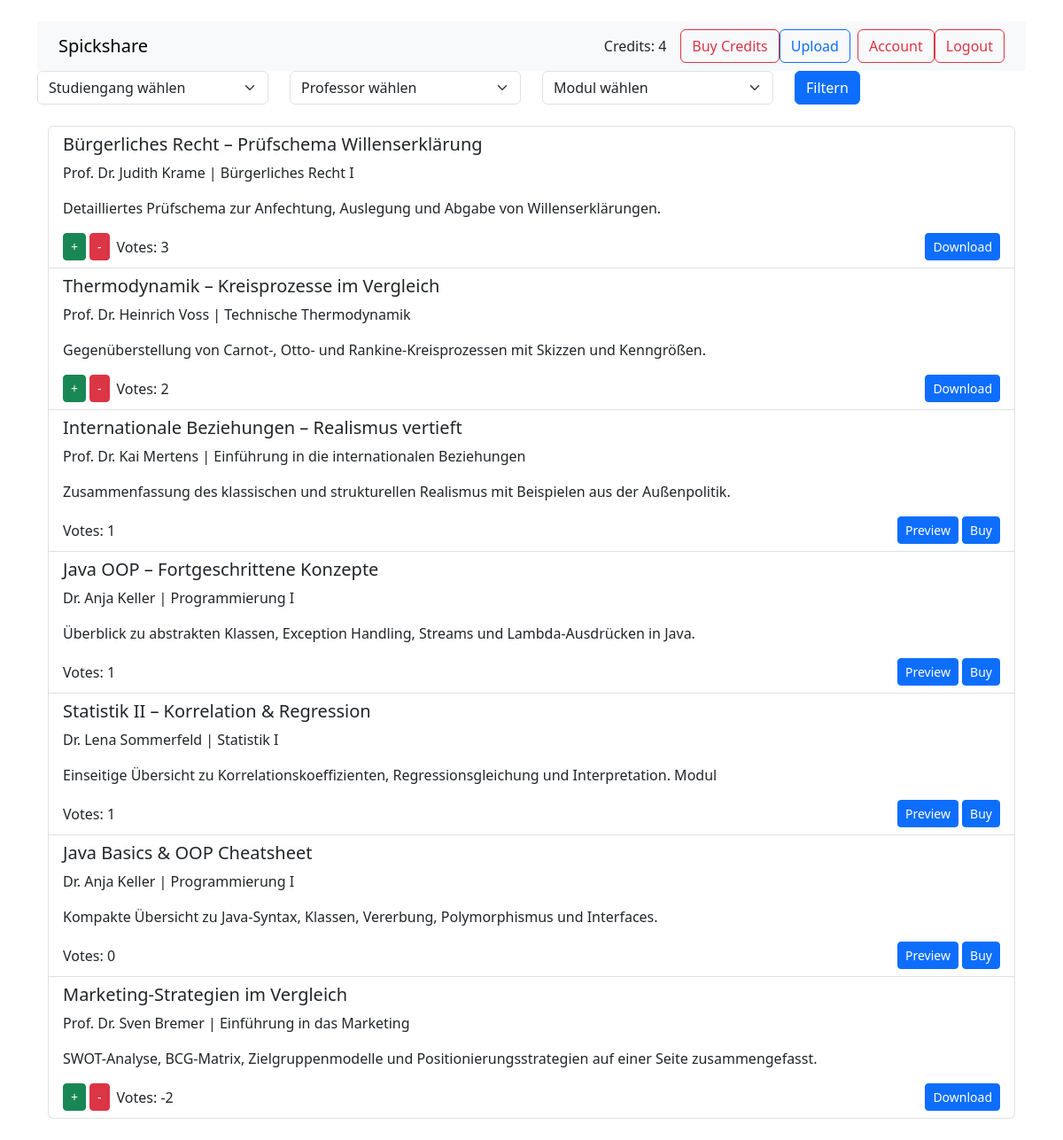
Screenshot of /index/ (signed in) with the database file from the repository.
### models.py (models this page shows)
class User(db.Model, UserMixin):
    id = db.Column(db.Integer, primary_key=True)
    email = db.Column(db.String, unique=True, nullable=False)
    username = db.Column(db.String, unique=True, nullable=False)
    pw = db.Column(db.String, nullable=False)
    credits = db.Column(db.Integer, default=0, nullable=False)
    userart = db.Column(db.String, default="not verified", nullable=False)

class Cheatsheet(db.Model):
    id = db.Column(db.Integer, primary_key=True)
    title = db.Column(db.String, nullable=False)
    description = db.Column(db.String, nullable=False)
    courseOfStudy = db.Column(db.String, nullable=False)
    creditcost = db.Column(db.Integer, default=1, nullable=True)
    pdf_datei = db.Column(db.LargeBinary, nullable=False)
    module = db.Column(db.String, nullable=False)
    professor = db.Column(db.String, nullable=False)
    user_id = db.Column(db.Integer, db.ForeignKey('user.id'), nullable=True)
    votes = db.Column(db.Integer, default=0, nullable=False)
    created_at = db.Column(db.DateTime, default=func.now())

### app.py (the view)
@app.route("/index/")
def index():
    study_filter = request.args.get('study')
    prof_filter = request.args.get('prof')
    module_filter = request.args.get('module')
    query = Cheatsheet.query
    if study_filter:
        query = query.filter_by(courseOfStudy=study_filter)
    if prof_filter:
        query = query.filter_by(professor=prof_filter)
    if module_filter:
        query = query.filter_by(module=module_filter)
    cheatsheets = query.order_by(Cheatsheet.votes.desc()).all()  # https://www.youtube.com/watch?v=0_AoM58PSlA
    all_studies = [r[0] for r in db.session.query(Cheatsheet.courseOfStudy).distinct()]  # r[0] ist erster Wert aus jedem Tupel, for r in... Query, die unterschiedliche Studiengänge liefert
    all_profs = [r[0] for r in db.session.query(Cheatsheet.professor).distinct()]
    all_modules = [r[0] for r in db.session.query(Cheatsheet.module).distinct()]
    return render_template("index.html", cheatsheets=cheatsheets, user=current_user,
                           all_studies=all_studies, all_profs=all_profs, all_modules=all_modules, request=request)  # https://youtu.be/dam0GPOAvVI?t=7011

### app.py (called while the page is built)
@login_manager.user_loader
def load_user(user_id):
    return User.query.get(int(user_id))

def check_user_access(cheatsheet_id):
    if not current_user.is_authenticated:  # Prüfen ob eingeloggt
        return False
    access = UserCheatsheetAccess.query.filter_by(
        user_id=current_user.id,
        cheatsheet_id=cheatsheet_id
    ).first()
    return access is not None

@app.context_processor  # Kontextprozessor um Funktionen im Template verfügbar zu machen https://flask.palletsprojects.com/en/2.3.x/api/#flask.Flask.context_processor
def inject_functions():
    return dict(has_access=check_user_access)

### templates/index.html (shortened to what this page needs)
{% extends "base.html" %}
{% block content %}
  <nav class="navbar navbar-expand-lg navbar-light bg-light px-4">
    <a class="navbar-brand" href="#">Spickshare</a>
    <div class="d-flex ms-auto align-items-center">
      {% if user.is_authenticated %}
        <span class="me-3">Credits: {{ user.credits }}</span>
        <a href="{{ url_for('buy_credits') }}" class="btn btn-outline-danger">Buy Credits</a>
        <form action="{{ url_for('upload') }}" class="me-2">
          <button type="submit" class="btn btn-outline-primary">Upload</button>
        </form>
        <a href="{{ url_for('account') }}" class="btn btn-outline-danger">Account</a>
        <a href="{{ url_for('logout') }}" class="btn btn-outline-danger">Logout</a>
      {% else %}
        <a href="{{ url_for('login') }}" class="btn btn-outline-success me-2">Login</a>
        <a href="{{ url_for('register') }}" class="btn btn-outline-primary">Register</a>
      {% endif %}
    </div>
  </nav>
<form method="get" action="{{ url_for('index') }}" class="mb-4">
  <div class="row">
    <div class="col">
      <select name="study" class="form-select">
        <option value="">Studiengang wählen</option>
      </select>
    </div>
    <div class="col">
      <select name="prof" class="form-select">
        <option value="">Professor wählen</option>
      </select>
    </div>
    <div class="col">
      <select name="module" class="form-select">
        <option value="">Modul wählen</option>
      </select>
    </div>
    <div class="col">
      <button type="submit" class="btn btn-primary">Filtern</button>
    </div>
  </div>
</form>
  <div class="container my-4">
    <ul class="list-group">
      {% for cheatsheet in cheatsheets %}
        <li class="list-group-item">
          <h5>{{ cheatsheet.title }}</h5>
          <p>{{ cheatsheet.professor }} | {{ cheatsheet.module }}</p>
          <p>{{ cheatsheet.description }}</p>
          <div class="d-flex justify-content-between">
            <form action="{{ url_for('vote') }}" method="POST" class="d-flex align-items-center">
              {% if user.is_authenticated and has_access(cheatsheet.id) %}
                <button type="submit" name="Voteinput" value="+" class="btn btn-success btn-sm me-1">+</button>
                <button type="submit" name="Voteinput" value="-" class="btn btn-danger btn-sm me-2">-</button>
              {% endif %}
              <span>Votes: {{ cheatsheet.votes }}</span>
            </form>
            <div>
              {% if not user.is_authenticated%}
                <a href="{{ url_for('preview', cheatsheet_id=cheatsheet.id) }}" class="btn btn-primary btn-sm">Preview</a>
              {% elif user.is_authenticated and not has_access(cheatsheet.id) %}
                <a href="{{ url_for('preview', cheatsheet_id=cheatsheet.id) }}" class="btn btn-primary btn-sm">Preview</a>
                <form action="{{ url_for('buy_cheatsheet') }}" method="POST" style="display:inline;">
                  <button type="submit" class="btn btn-primary btn-sm">Buy</button>
                </form>
              {% elif user.is_authenticated and has_access(cheatsheet.id) %}
                <a href="{{ url_for('download', cheatsheet_id=cheatsheet.id) }}" class="btn btn-primary btn-sm">Download</a>
              {% endif %}
            </div>
          </div>
        </li>
      {% endfor %}
    </ul>
  </div>
{% endblock %}

### rows the page displays
User: credits "4"
Cheatsheet: title "Bürgerliches Recht – Prüfschema Willenserklärung", professor "Prof. Dr. Judith Krame", module "Bürgerliches Recht I", description "Detailliertes Prüfschema zur Anfechtung, Auslegung und Abgabe von Willenserklärungen.", votes "3"
Cheatsheet: title "Thermodynamik – Kreisprozesse im Vergleich", professor "Prof. Dr. Heinrich Voss", module "Technische Thermodynamik", description "Gegenüberstellung von Carnot-, Otto- und Rankine-Kreisprozessen mit Skizzen und Kenngrößen.", votes "2"
Cheatsheet: title "Internationale Beziehungen – Realismus vertieft", professor "Prof. Dr. Kai Mertens", module "Einführung in die internationalen Beziehungen", description "Zusammenfassung des klassischen und strukturellen Realismus mit Beispielen aus der Außenpolitik.", votes "1"
Cheatsheet: title "Java OOP – Fortgeschrittene Konzepte", professor "Dr. Anja Keller", module "Programmierung I", description "Überblick zu abstrakten Klassen, Exception Handling, Streams und Lambda-Ausdrücken in Java.", votes "1"
Cheatsheet: title "Statistik II – Korrelation & Regression", professor "Dr. Lena Sommerfeld", module "Statistik I", description "Einseitige Übersicht zu Korrelationskoeffizienten, Regressionsgleichung und Interpretation. Modul", votes "1"
Cheatsheet: title "Java Basics & OOP Cheatsheet", professor "Dr. Anja Keller", module "Programmierung I", description "Kompakte Übersicht zu Java-Syntax, Klassen, Vererbung, Polymorphismus und Interfaces.", votes "0"
Cheatsheet: title "Marketing-Strategien im Vergleich", professor "Prof. Dr. Sven Bremer", module "Einführung in das Marketing", description "SWOT-Analyse, BCG-Matrix, Zielgruppenmodelle und Positionierungsstrategien auf einer Seite zusammengefasst.", votes "-2"
